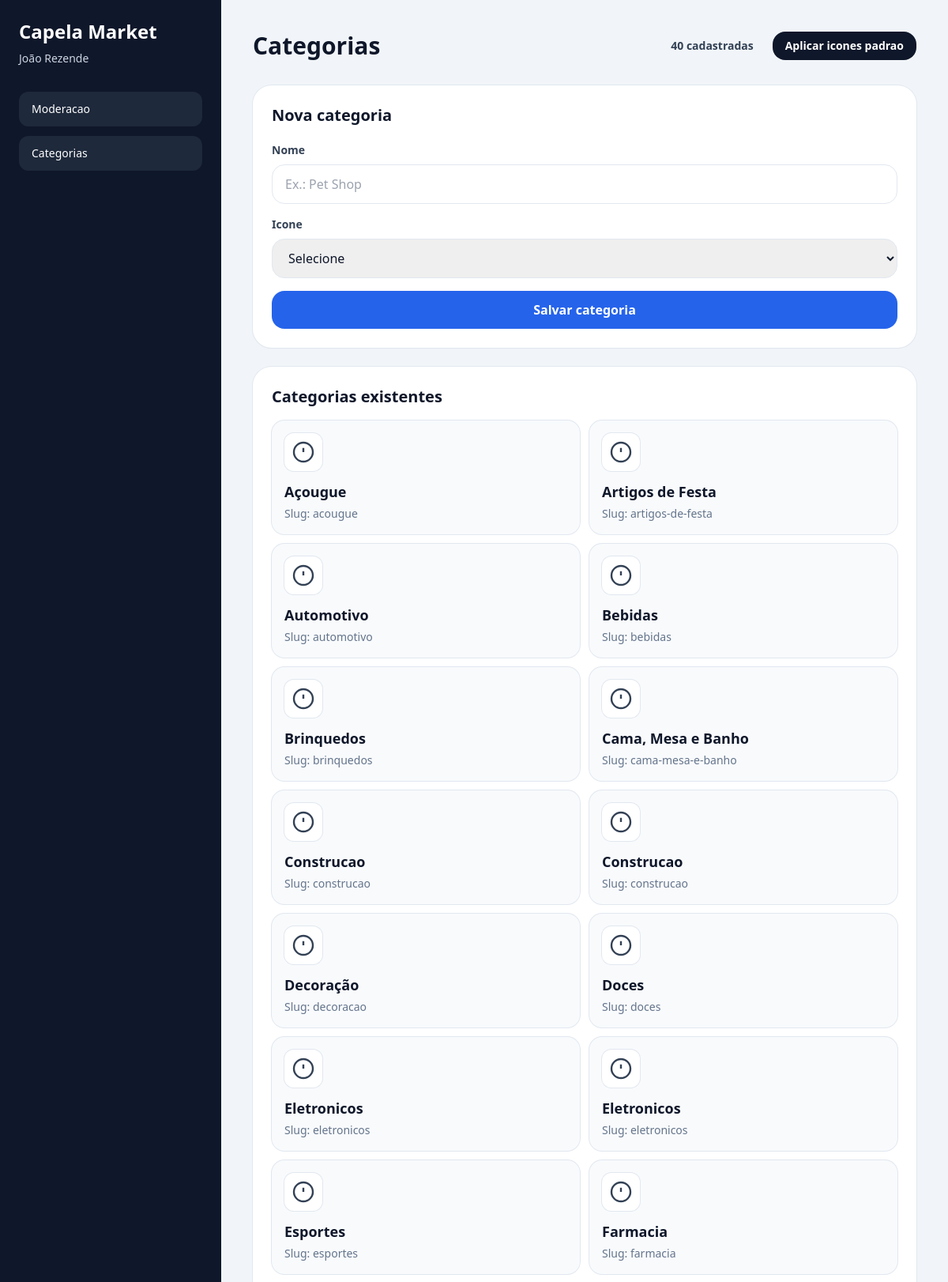
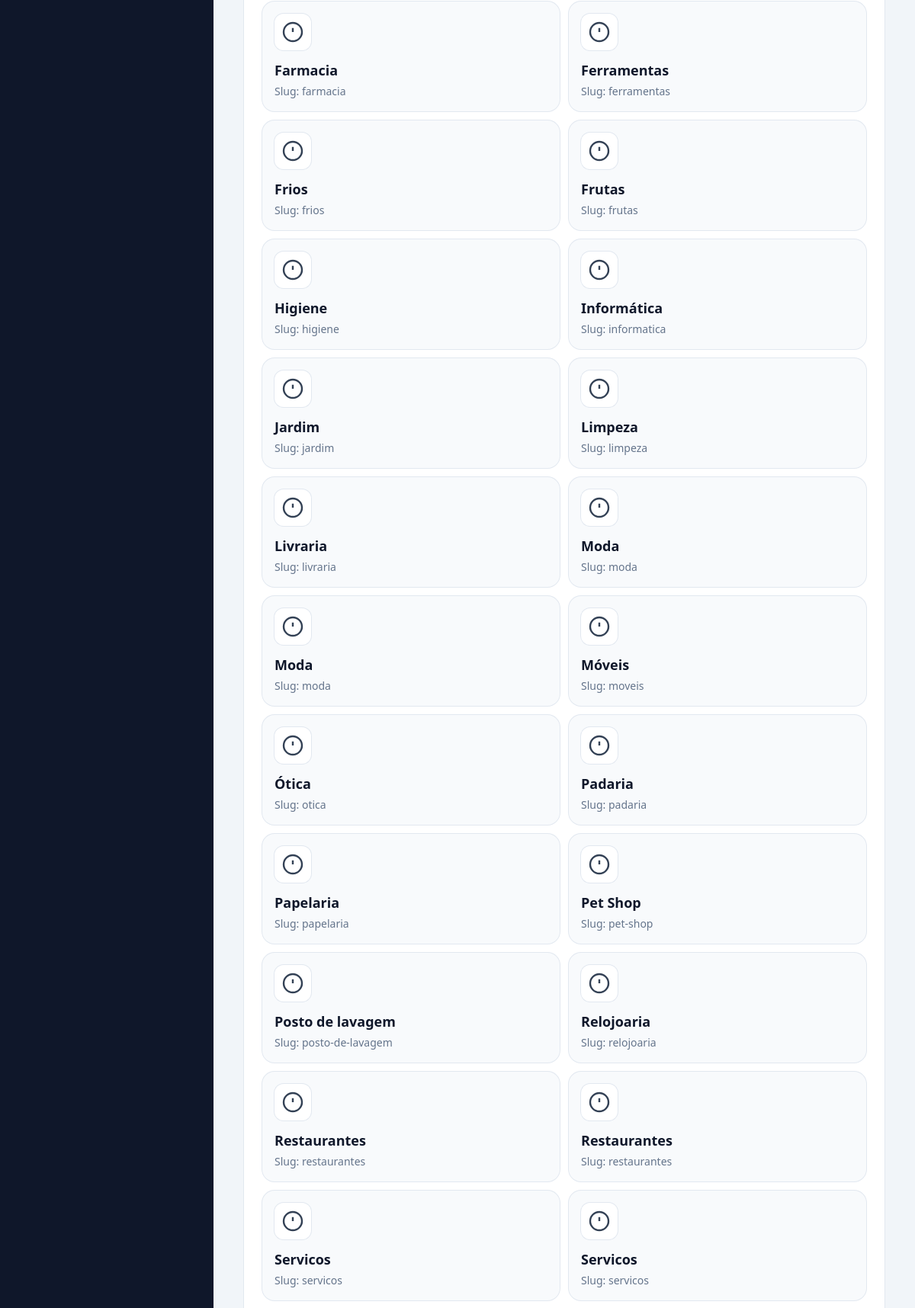
Screenshot of /admin/categorias (signed in, upper part) with the database file from the repository (2 pictures, top to bottom).
### tables this page shows
CREATE TABLE `categorias` (
  `id` bigint(20) UNSIGNED NOT NULL,
  `nome` varchar(120) NOT NULL,
  `slug` varchar(150) NOT NULL,
  `icone` varchar(80) DEFAULT NULL,
  `created_at` timestamp NULL DEFAULT current_timestamp(),
  `updated_at` timestamp NULL DEFAULT current_timestamp() ON UPDATE current_timestamp()
);

### core/View.php (called while the page is built, shortened)
<?php
class View
{
    public static function render(string $view, array $data = [], string $layout = 'layouts/public'): void
    {
        $viewFile = __DIR__ . '/../app/views/' . $view . '.php';
        extract($data, EXTR_SKIP);
        require $viewFile;
    }
}

### core/Controller.php (called while the page is built, shortened)
<?php
abstract class Controller
{
    protected function render(string $view, array $data = [], string $layout = 'layouts/public'): void
    {
        $data['authUser'] = Auth::user();
        $data['flash'] = Session::getFlash();
        $data['cartCount'] = count(Session::get('cart', []));
        $data['app'] = config('app');
        View::render($view, $data, $layout);
    }
}

### app/controllers/AdminController.php (called while the page is built, shortened)
<?php
class AdminController extends Controller
{
    public function categories(): void
    {
        $this->render('admin/categories', [
            'title' => 'Categorias',
            'categories' => (new Category())->all(),
            'iconOptions' => $this->categoryIconOptions(),
        ], 'layouts/panel');
    }
    private function categoryIconOptions(): array
    {
        return [
            'Carrinho',
            'Saude',
            'Prato',
            'Camisa',
            'Plug',
            'Ferramenta',
            'Agenda',
            'Acougue',
            'Frios',
            'Doces',
            'Frutas',
            'Verduras',
            'Padaria',
            'Bebidas',
            'Limpeza',
            'Higiene',
            'PetShop',
            'Papelaria',
            'Livraria',
            'Brinquedos',
            'Esportes',
            'Automotivo',
            'Ferramentas',
            'Jardim',
            'Moveis',
            'Decoracao',
            'Informatica',
            'Telefonia',
            'Otica',
            'Relojoaria',
            'Festa',
            'CamaMesaBanho',
        ];
    }
}

### public/index.php (called while the page is built, shortened)
<?php
$appConfig = require __DIR__ . '/../config/app.php';
require __DIR__ . '/../core/helpers.php';
require __DIR__ . '/../core/View.php';
require __DIR__ . '/../core/Controller.php';
require __DIR__ . '/../core/Router.php';
$router = new Router();
$router->get('/', [HomeController::class, 'index']);
$router->get('/login', [AuthController::class, 'showLogin']);
$router->post('/login', [AuthController::class, 'login']);
$router->get('/cadastro', [AuthController::class, 'showRegister']);
$router->post('/cadastro', [AuthController::class, 'register']);
$router->post('/logout', [AuthController::class, 'logout']);
$router->get('/buscar', [ProductController::class, 'search']);
$router->get('/produto/{slug}', [ProductController::class, 'show']);
$router->get('/loja/{slug}', [StoreController::class, 'show']);
$router->post('/carrinho/adicionar', [CartController::class, 'add']);
$router->get('/carrinho', [CartController::class, 'show']);
$router->post('/carrinho/remover/{id}', [CartController::class, 'remove']);
$router->get('/checkout', [OrderController::class, 'checkout']);
$router->post('/checkout', [OrderController::class, 'store']);
$router->get('/lojista', [VendorController::class, 'dashboard']);
$router->get('/lojista/pedidos/{id}', [VendorController::class, 'orderDetail']);
$router->get('/lojista/loja', [StoreController::class, 'createForm']);
$router->post('/lojista/loja', [StoreController::class, 'save']);
$router->get('/lojista/produtos/novo', [ProductController::class, 'vendorForm']);
$router->get('/lojista/produtos/{id}/editar', [ProductController::class, 'vendorForm']);
$router->post('/lojista/produtos', [ProductController::class, 'save']);
$router->get('/admin', [AdminController::class, 'dashboard']);
$router->get('/admin/categorias', [AdminController::class, 'categories']);
$router->post('/admin/categorias/icones/aplicar', [AdminController::class, 'applyCategoryIcons']);
$router->post('/admin/lojas/{id}/aprovar', [AdminController::class, 'approveStore']);
$router->post('/admin/produtos/{id}/aprovar', [AdminController::class, 'approveProduct']);
$router->post('/admin/categorias', [AdminController::class, 'storeCategory']);
$requestUri = parse_url($_SERVER['REQUEST_URI'], PHP_URL_PATH) ?: '/';
$requestUri = preg_replace('#^/(public/)?index\.php#', '', $requestUri);
$requestUri = $requestUri ?: '/';
$requestUri = '/' . ltrim($requestUri, '/');
$requestUri = $requestUri === '//' ? '/' : (rtrim($requestUri, '/') ?: '/');
$router->dispatch($_SERVER['REQUEST_METHOD'], $requestUri);

### config/app.php (called while the page is built, shortened)
<?php
$baseUrl = getenv('APP_BASE_URL');
if ($baseUrl === false || trim($baseUrl) === '') {
    $projectRoot = realpath(__DIR__ . '/..');
    $documentRoot = isset($_SERVER['DOCUMENT_ROOT']) ? realpath((string) $_SERVER['DOCUMENT_ROOT']) : false;
    if ($projectRoot !== false && $documentRoot !== false) {
        $projectRoot = str_replace('\\', '/', $projectRoot);
        $documentRoot = rtrim(str_replace('\\', '/', $documentRoot), '/');
    }
    if (!is_string($baseUrl) || trim($baseUrl) === '') {
        $scriptDir = str_replace('\\', '/', dirname($_SERVER['SCRIPT_NAME'] ?? ''));
        $scriptDir = $scriptDir === '.' ? '' : rtrim($scriptDir, '/');
        $baseUrl = preg_replace('#/public$#', '', $scriptDir) ?: '';
    }
}
$baseUrl = '/' . ltrim((string) $baseUrl, '/');
$baseUrl = $baseUrl === '/' ? '' : rtrim($baseUrl, '/');
return [
    'name' => getenv('APP_NAME') ?: 'Capela Market',
    'base_url' => $baseUrl,
    'uploads_url' => ($baseUrl !== '' ? $baseUrl : '') . '/uploads',
    'timezone' => getenv('APP_TIMEZONE') ?: 'America/Fortaleza',
    'currency' => getenv('APP_CURRENCY') ?: 'BRL',
    'cache_path' => __DIR__ . '/../storage/cache',
];

### app/models/Category.php (called while the page is built, shortened)
<?php
class Category extends Model
{
    public function all(): array
    {
        return $this->db->query('SELECT * FROM categorias ORDER BY nome')->fetchAll();
    }
}

### app/views/admin/categories.php (the view, shortened to what this page needs)
<section class="mx-auto max-w-7xl">
    <div class="flex flex-wrap items-center justify-between gap-3">
        <h1 class="text-3xl font-black">Categorias</h1>
        <div class="flex flex-wrap items-center gap-2">
            <span class="rounded-2xl bg-slate-100 px-4 py-2 text-sm font-semibold text-slate-700"><?= count($categories) ?> cadastradas</span>
            <form action="<?= e(url('admin/categorias/icones/aplicar')) ?>" method="POST">
                <button class="rounded-2xl bg-slate-900 px-4 py-2 text-sm font-semibold text-white">Aplicar icones padrao</button>
            </form>
        </div>
    </div>
    <div class="mt-8 grid gap-6 xl:grid-cols-[360px_1fr]">
        <div class="rounded-3xl bg-white p-6 shadow-sm ring-1 ring-slate-200">
            <h2 class="text-xl font-black">Nova categoria</h2>
            <form action="<?= e(url('admin/categorias')) ?>" method="POST" class="mt-5 space-y-4">
                <div>
                    <label class="mb-2 block text-sm font-semibold text-slate-700">Nome</label>
                    <input type="text" name="nome" placeholder="Ex.: Pet Shop" class="w-full rounded-2xl border border-slate-200 px-4 py-3" required>
                </div>
                <div>
                    <label class="mb-2 block text-sm font-semibold text-slate-700">Icone</label>
                    <select name="icone" class="w-full rounded-2xl border border-slate-200 px-4 py-3" required>
                        <option value="">Selecione</option>
                    </select>
                </div>
                <button class="w-full rounded-2xl bg-blue-600 px-4 py-3 font-bold text-white">Salvar categoria</button>
            </form>
        </div>
        <div class="rounded-3xl bg-white p-6 shadow-sm ring-1 ring-slate-200">
            <h2 class="text-xl font-black">Categorias existentes</h2>
            <?php if (empty($categories)): ?>
                <p class="mt-4 rounded-2xl bg-slate-50 p-4 text-sm text-slate-600">Nenhuma categoria cadastrada.</p>
            <?php else: ?>
                <div class="mt-4 grid gap-3 md:grid-cols-2 xl:grid-cols-3">
                    <?php foreach ($categories as $category): ?>
                        <article class="rounded-2xl bg-slate-50 p-4 ring-1 ring-slate-200">
                            <div class="inline-flex rounded-xl bg-white p-2 text-slate-700 ring-1 ring-slate-200">
                                <?= category_icon_svg($category['icone'] ?? null) ?>
                            </div>
                            <p class="mt-3 text-lg font-bold text-slate-900"><?= e($category['nome']) ?></p>
                            <p class="mt-1 text-sm text-slate-500">Slug: <?= e($category['slug']) ?></p>
                        </article>
                    <?php endforeach; ?>
                </div>
            <?php endif; ?>
        </div>
    </div>
</section>

### core/helpers.php (shortened to what this page needs)
<?php
function config(string $key): mixed
{
    static $configs = [];
    if (!isset($configs[$key])) {
        $configs[$key] = require __DIR__ . '/../config/' . $key . '.php';
    }
    return $configs[$key];
}
function url(string $path = ''): string
{
    $base = rtrim(config('app')['base_url'], '/');
    $path = ltrim($path, '/');
    if ($path === '') {
        return $base !== '' ? $base : '/';
    }
    return $base !== '' ? $base . '/' . $path : '/' . $path;
}
function e(?string $value): string
{
    return htmlspecialchars((string) $value, ENT_QUOTES, 'UTF-8');
}
function category_icon_svg(?string $icon): string
{
    return $icons[$icon] ?? '<svg viewBox="0 0 24 24" fill="none" stroke="currentColor" stroke-width="1.8" class="h-8 w-8"><circle cx="12" cy="12" r="9"/><path d="M12 8v4M12 16h.01"/></svg>';
}

### core/Router.php (shortened to what this page needs)
<?php
class Router
{
    private array $routes = [];
    private function map(string $method, string $path, array $handler): void
    {
        $this->routes[] = compact('method', 'path', 'handler');
    }
    public function dispatch(string $method, string $uri): void
    {
        $uri = '/' . trim($uri, '/');
        $uri = $uri === '/' ? '/' : rtrim($uri, '/');
        foreach ($this->routes as $route) {
            if ($route['method'] !== $method) {
                continue;
            }
            $pattern = preg_replace('#\{([a-zA-Z_][a-zA-Z0-9_-]*)\}#', '(?P<$1>[^/]+)', $route['path']);
            $pattern = $pattern === '/' ? '#^/$#' : '#^' . rtrim($pattern, '/') . '$#';
            if (preg_match($pattern, $uri, $matches)) {
                [$controllerName, $action] = $route['handler'];
                $controller = new $controllerName();
                $params = array_filter($matches, 'is_string', ARRAY_FILTER_USE_KEY);
                call_user_func_array([$controller, $action], $params);
                return;
            }
        }
    }
}

### public/assets/css/app.css (style rules this page uses)
:root { --brand: #2563eb; --bg-soft: #f3f4f6; --ink: #0f172a; }
body { color: var(--ink); }

### rows the page displays
categorias: nome "Açougue", slug "acougue"
categorias: nome "Artigos de Festa", slug "artigos-de-festa"
categorias: nome "Automotivo", slug "automotivo"
categorias: nome "Bebidas", slug "bebidas"
categorias: nome "Brinquedos", slug "brinquedos"
categorias: nome "Cama, Mesa e Banho", slug "cama-mesa-e-banho"
categorias: nome "Construcao", slug "construcao"
categorias: nome "Construcao", slug "construcao"
categorias: nome "Decoração", slug "decoracao"
categorias: nome "Doces", slug "doces"
categorias: nome "Eletronicos", slug "eletronicos"
categorias: nome "Eletronicos", slug "eletronicos"
categorias: nome "Esportes", slug "esportes"
categorias: nome "Farmacia", slug "farmacia"
categorias: nome "Farmacia", slug "farmacia"
categorias: nome "Ferramentas", slug "ferramentas"
categorias: nome "Frios", slug "frios"
categorias: nome "Frutas", slug "frutas"
categorias: nome "Higiene", slug "higiene"
categorias: nome "Informática", slug "informatica"
categorias: nome "Jardim", slug "jardim"
categorias: nome "Limpeza", slug "limpeza"
categorias: nome "Livraria", slug "livraria"
categorias: nome "Moda", slug "moda"
categorias: nome "Moda", slug "moda"
categorias: nome "Móveis", slug "moveis"
categorias: nome "Ótica", slug "otica"
categorias: nome "Padaria", slug "padaria"
categorias: nome "Papelaria", slug "papelaria"
categorias: nome "Pet Shop", slug "pet-shop"
categorias: nome "Posto de lavagem", slug "posto-de-lavagem"
categorias: nome "Relojoaria", slug "relojoaria"
categorias: nome "Restaurantes", slug "restaurantes"
categorias: nome "Restaurantes", slug "restaurantes"
categorias: nome "Servicos", slug "servicos"
categorias: nome "Servicos", slug "servicos"
